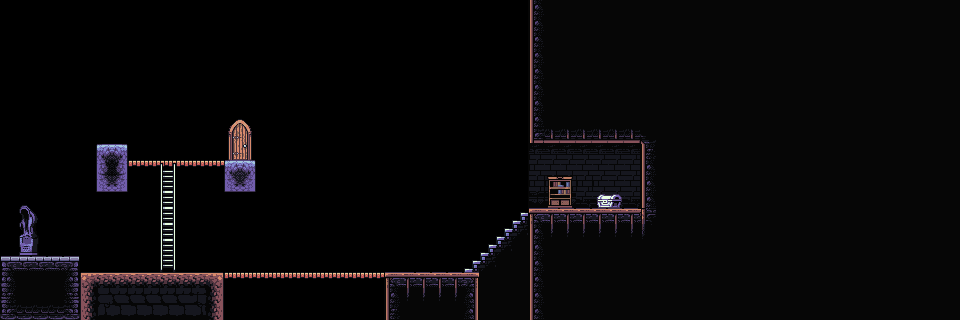

Tiled map render using the project's own tile images. Description and the map definition, with tile-layer contents summarised, below:
An orthogonal 60x20 tile map with 16x16 px tiles, 3 tile layers (Tile Layer 3, Tile Layer 1, Tile Layer 2) and 1 object (player).

<map version="1.10" tiledversion="1.10.2" orientation="orthogonal" renderorder="right-down" width="60" height="20" tilewidth="16" tileheight="16" infinite="0" nextlayerid="6" nextobjectid="2">
 <tileset firstgid="1" source="../tilesets/dungeon.tsx" />
 <layer id="5" name="Tile Layer 3" width="60" height="20">
  <data>[1200 cells, 31 non-empty, 10 distinct tile ids]</data>
 </layer>
 <layer id="1" name="Tile Layer 1" width="60" height="20">
  <data>[1200 cells, 634 non-empty, 60 distinct tile ids]</data>
 </layer>
 <layer id="2" name="Tile Layer 2" width="60" height="20">
  <data>[1200 cells, 21 non-empty, 17 distinct tile ids]</data>
 </layer>
 <objectgroup id="3" name="Object Layer 1">
  <object id="1" name="player" x="40.5" y="174.75" />
 </objectgroup>
</map>
